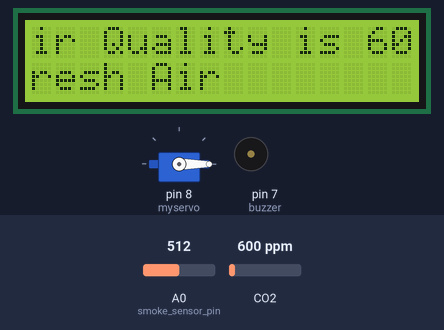
Simulated run of this sketch. Board: Arduino Uno, built with avr-gcc and run on an emulated ATmega328P. On the bench: servo, 16×2 character LCD, buzzer (waves = sounding, pin HIGH). Inputs (shaded band) come from the test bench; at power-on: CO2 600 ppm, A0 (smoke_sensor_pin) = 512. The modem accepts every AT command (registered, SIM ready, sends succeed) and sends nothing else; what the sketch prints to the serial monitor is not drawn.

Above: at 7.3 s.
7.4 s: CO2 set to 638 ppm
At 9.2 s:
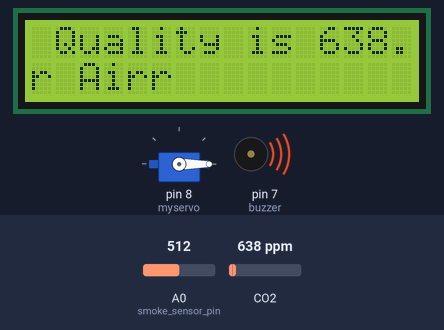
11.7 s: CO2 set to 981 ppm
At 12.5 s:
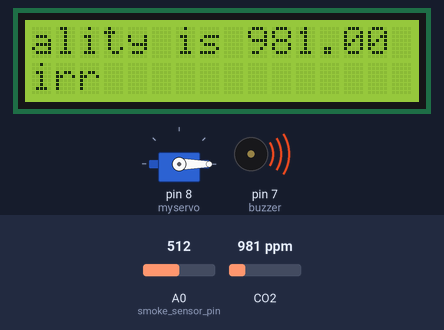
14.3 s: CO2 set to 1046 ppm
At 15.9 s:
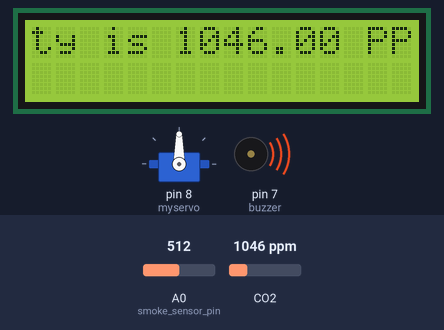
Timing chart, 0 to 17.4 s (numbered marks = the images above; inputs shaded):
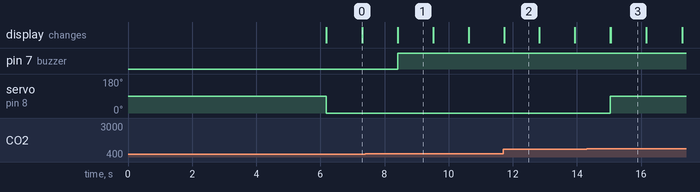

The sketch:

sketch_may10b.ino
```cpp
 #include <Servo.h>
#include "MQ135.h"
#include <SoftwareSerial.h>---+
#include <LiquidCrystal.h>
LiquidCrystal lcd(12,11,6, 5, 4, 3);
int air_quality;
#define DEBUG true
Servo myservo;  // 定义Servo对象来控制
int pos = 0;
SoftwareSerial wifi_module(9,10); // Connect TX pin of esp to the pin 2 of Arduino and RX pin of esp to the pin 3 of Arduino
int buzzer = 7;
int smoke_sensor_pin = A0;
void setup()
{
 myservo.attach(8);
pinMode( buzzer, OUTPUT);
lcd.begin(16,2);
lcd.setCursor (0,0);
lcd.print ("air  ");
lcd.setCursor (0,1);
lcd.print ("suxian ");
delay(100);
  Serial.begin(115200);
  wifi_module.begin(115200); // Set the baudrate according to your esp8266
  pinMode(smoke_sensor_pin, INPUT);
  esp8266_command("AT+RST\r\n",2000,DEBUG); // reset module
  esp8266_command("AT+CWMODE=2\r\n",1000,DEBUG); // configure as access point
  esp8266_command("AT+CIFSR\r\n",1000,DEBUG); // get ip address
  esp8266_command("AT+CIPMUX=1\r\n",1000,DEBUG); // configure for multiple connections
  esp8266_command("AT+CIPSERVER=1,80\r\n",1000,DEBUG); // turn on server on port 80
}
void loop()
{
MQ135 gasSensor = MQ135(A0);
float air_quality = gasSensor.getPPM();
lcd.setCursor (0, 0);
lcd.print ("Air Quality is ");
lcd.print (air_quality);
lcd.print (" PPM ");
lcd.setCursor (0,1);
if (air_quality<=600)
{
lcd.print("Fresh Air");
digitalWrite(buzzer,LOW);
myservo.write(0);              // 舵机角度写入
delay(10);
}
else if(air_quality>=600 && air_quality<=1000 )
{
lcd.print("Poor Air");
digitalWrite(buzzer, HIGH );
//myservo.write(90);              // 舵机角度写入
//delay(10);
}
else if( air_quality>1000 )
{
myservo.write(90);              // 舵机角度写入
delay(10);                       // 等待转动到指定角度
}
lcd.scrollDisplayLeft();
delay(100);
int analogSensor = analogRead(smoke_sensor_pin);
if (analogSensor > 1000)
  {
digitalWrite(8,HIGH);
delay(1000);
  }
  else
  {
digitalWrite(8,HIGH);
delay(1000);
  }
  if(wifi_module.available())
  {
    if(wifi_module.find("+IPD,"))
    {
     delay(1000);
     int connectionId = wifi_module.read()-48;
     String webpage = "<h1>IOT Air Pollution System</h1>";
      webpage +="<p>Air Quality is ";
      webpage+= air_quality;
      webpage+=" PPM";
      //webpage += analogSensor;
      webpage +="</p>";
      if (analogSensor > 600)
  {
    webpage +="<h5>DANGER! Move Somewhere Else</h5>";
  }
  else
  {
    webpage +="<h4>Everything Normal</h4>";
  }
     String cipSend = "AT+CIPSEND=";
     cipSend += connectionId;
     cipSend += ",";
     cipSend +=webpage.length();
     cipSend +="\r\n";
     esp8266_command(cipSend,1000,DEBUG);
     esp8266_command(webpage,1000,DEBUG);
     String closeCommand = "AT+CIPCLOSE=";
     closeCommand+=connectionId; // append connection id
     closeCommand+="\r\n";
     esp8266_command(closeCommand,3000,DEBUG);
    }
  }
}
String esp8266_command(String command, const int timeout, boolean debug)
{
    String response = "";
    wifi_module.print(command);
    long int time = millis();
    while( (time+timeout) > millis())
    {
      while(wifi_module.available())
      {
        char c = wifi_module.read();
        response+=c;
      }
    }
    if(debug)
    {
     Serial.print(response);
    }
    return response;
}
```

Measured:
- the behaviour switches between 600 and 601 ppm on CO2 (found by bisection; images 0 and 1)
- the behaviour switches between 1000 and 1001 ppm on CO2 (found by bisection; images 2 and 3)
- after the input at 7.4 s, pin 7 (buzzer): LOW → HIGH after 1.0 s; the display: changes after 1.0 s (image 1)
- after the input at 14.3 s, servo on pin 8 (myservo): 0° → 90° after 0.74 s
- what the display in image 0 shows lasts 1.1 s, from 6.2 s to 7.3 s
